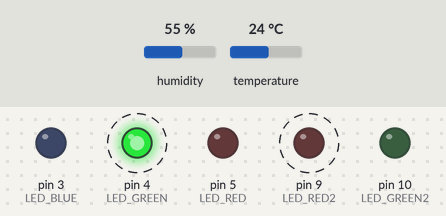
Bench run of a sketch on a simulated Arduino Uno, built with avr-gcc and run on an emulated ATmega328P. Parts: output pins drawn as LEDs (lit = HIGH). Dashed ring = blinking. The test bench sets the inputs (shaded band); at power-on: humidity 55 %, temperature 24 °C. What the sketch prints to the serial monitor is not drawn.

Above: at 2.8 s.
2.9 s: humidity set to 64 %
6.4 s: humidity set to 67 %
At 9.4 s:
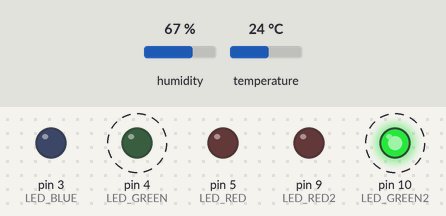
12.4 s: temperature set to 20.4 °C
15.9 s: temperature set to 19.2 °C
At 16.5 s:
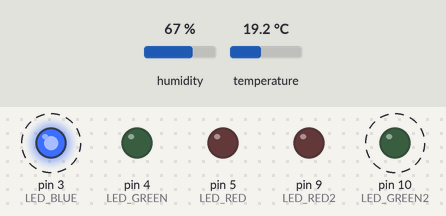
21.5 s: temperature set to 28 °C
At 22.8 s:
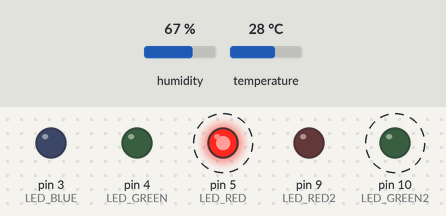
27.5 s: humidity set to 22 %
At 29.4 s:
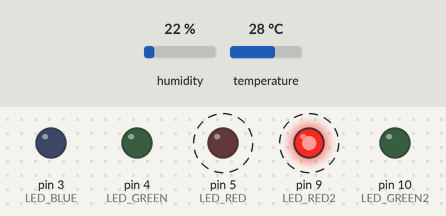
Timing chart, 0 to 33.6 s (numbered marks = the images above; inputs shaded):
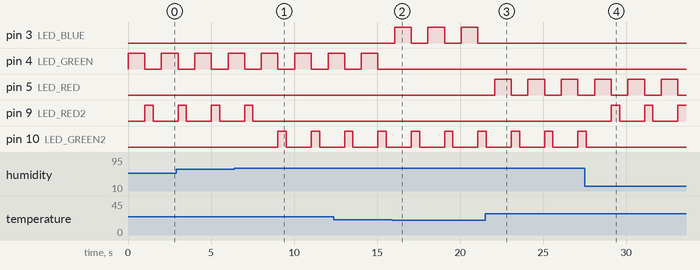

The sketch:

humedad.ino
```cpp
#include "DHT.h" //cargamos la librería DHT
#define DHTPIN 7 //Seleccionamos el pin en el que se conectará el sensor
#define DHTTYPE DHT22 //Se selecciona el DHT22(hay otros DHT)

#define LED_BLUE 3
#define LED_GREEN 4
#define LED_RED 5

#define LED_GREEN2 10
#define LED_RED2 9

DHT dht(DHTPIN, DHTTYPE); //Se inicia una variable que será usada por Arduino para comunicarse con el sensor//Variables


int chk;
float hum;  //humedad
float temp; //temperatura

void setup()
{
  Serial.begin(9600);
  dht.begin();

  pinMode(LED_BLUE, OUTPUT);
  pinMode(LED_GREEN, OUTPUT);
  pinMode(LED_RED, OUTPUT);
  pinMode(LED_GREEN2, OUTPUT);
  pinMode(LED_RED2, OUTPUT);
}

void loop()
{

    //leer data de temperatura y humedad
    hum = dht.readHumidity();
    temp= dht.readTemperature();
    //enviar al serial la hum y temp
    Serial.print("Humedad: ");
    Serial.print(hum);
    Serial.print(" %, Temperatura: ");
    Serial.print(temp);


    //LED de TEMP
    if(temp > 25){
      digitalWrite(LED_RED, HIGH);
      delay(1000);
      digitalWrite(LED_RED, LOW);
    }else if(temp <=25 && temp >= 20){
      digitalWrite(LED_GREEN, HIGH);
      delay(1000);
      digitalWrite(LED_GREEN, LOW);
    }else{
      digitalWrite(LED_BLUE, HIGH);
      delay(1000);
      digitalWrite(LED_BLUE, LOW);
    }

    //LED de HUM
    if(hum >= 66  && hum <=81.5){
      digitalWrite(LED_GREEN2, HIGH);
      delay(500);
      digitalWrite(LED_GREEN2, LOW);
    }else{
      digitalWrite(LED_RED2, HIGH);
      delay(500);
      digitalWrite(LED_RED2, LOW);
    }

    Serial.println(" Cº");
    delay(500);
}
```

Measured:
- the behaviour switches between 65 and 66 % on humidity (found by bisection; images 0 and 1)
- the behaviour switches between 20 and 19.9 °C on temperature (found by bisection; images 1 and 2)
- after the input at 6.4 s, pin 9 (LED_RED2): goes on until 7.5 s, then stays LOW; pin 10 (LED_GREEN2): alternates HIGH for 0.50 s and LOW for 1.5 s, starting after 2.6 s
- after the input at 15.9 s, pin 3 (LED_BLUE): alternates HIGH for 1.0 s and LOW for 1.0 s, starting after 0.16 s; pin 4 (LED_GREEN): stops changing and stays LOW
- after the input at 21.5 s, pin 3 (LED_BLUE): stops changing and stays LOW; pin 5 (LED_RED): alternates HIGH for 1.0 s and LOW for 1.0 s, starting after 0.58 s
- after the input at 27.5 s, pin 9 (LED_RED2): alternates HIGH for 0.50 s and LOW for 1.5 s, starting after 1.6 s; pin 10 (LED_GREEN2): goes on until 27.6 s, then stays LOW
- by itself, pin 4 (LED_GREEN): alternates HIGH for 1.0 s and LOW for 1.0 s
- by itself, pin 9 (LED_RED2): alternates HIGH for 0.50 s and LOW for 1.5 s
